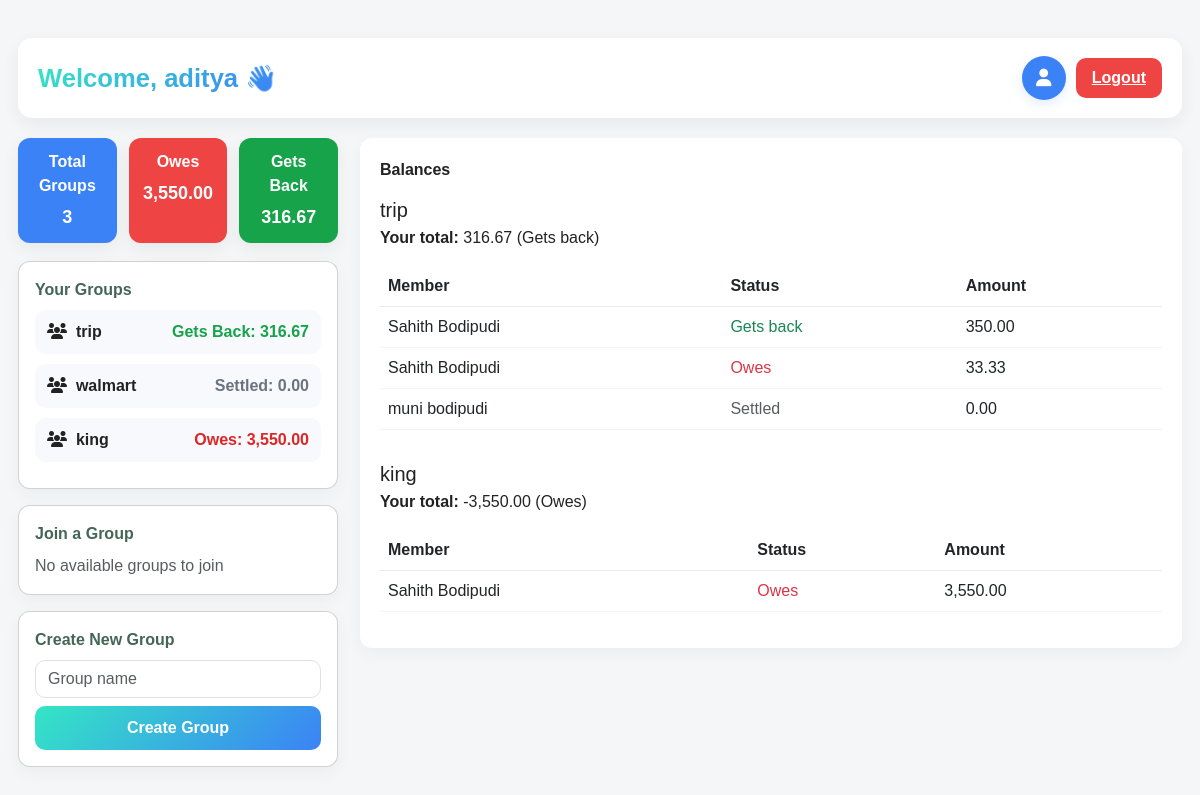
Page /index.php (signed in) on the committed database.
### tables this page shows
CREATE TABLE `users` (
  `id` int(11) NOT NULL,
  `first_name` varchar(50) DEFAULT NULL,
  `last_name` varchar(50) DEFAULT NULL,
  `email` varchar(100) NOT NULL,
  `password_hash` varchar(255) NOT NULL,
  `role` enum('user','admin') DEFAULT 'user',
  `created_at` timestamp NOT NULL DEFAULT current_timestamp(),
  `profile_pic` varchar(255) DEFAULT NULL
);

CREATE TABLE `groups` (
  `id` int(11) NOT NULL,
  `group_name` varchar(100) NOT NULL,
  `created_by` int(11) DEFAULT NULL,
  `created_at` timestamp NOT NULL DEFAULT current_timestamp()
);

### index.php (the view, shortened to what this page needs)
<?php
require_once 'functions.php';
$user_id = $_SESSION['user_id'];
$stmt = $pdo->prepare("SELECT first_name, last_name, email, profile_pic FROM users WHERE id = ?");
$stmt->execute([$user_id]);
$user = $stmt->fetch(PDO::FETCH_ASSOC);
$stmt = $pdo->prepare("SELECT g.id, g.group_name FROM groups g
JOIN group_members gm ON g.id = gm.group_id WHERE gm.user_id = ?");
$stmt->execute([$user_id]);
$user_groups = $stmt->fetchAll(PDO::FETCH_ASSOC);
$stmt2 = $pdo->prepare("SELECT id, group_name FROM groups
WHERE id NOT IN (SELECT group_id FROM group_members WHERE user_id = ?)");
$stmt2->execute([$user_id]);
$available_groups = $stmt2->fetchAll(PDO::FETCH_ASSOC);
$balances = [];
$totals = [];
$total_owed = 0;
$total_gets_back = 0;
foreach ($user_groups as $group) {
    $group_id = $group['id'];
    $stmt = $pdo->prepare("SELECT u.id, u.first_name, u.last_name FROM users u
    JOIN group_members gm ON u.id = gm.user_id WHERE gm.group_id = ?");
    $stmt->execute([$group_id]);
    $members = $stmt->fetchAll(PDO::FETCH_ASSOC);
    $stmt = $pdo->prepare("SELECT * FROM expenses WHERE group_id = ?");
    $stmt->execute([$group_id]);
    $expenses = $stmt->fetchAll(PDO::FETCH_ASSOC);
    $expense_ids = array_column($expenses, 'id');
    $shares = [];
    if (count($expense_ids) > 0) {
        $placeholders = implode(',', array_fill(0, count($expense_ids), '?'));
        $stmt = $pdo->prepare("SELECT * FROM expense_shares WHERE expense_id IN ($placeholders)");
        $stmt->execute($expense_ids);
        foreach ($stmt->fetchAll(PDO::FETCH_ASSOC) as $share) {
            $shares[$share['expense_id']][] = $share;
        }
    }
    $group_total = 0;
    foreach ($members as $member) {
        if ($member['id'] == $user_id) continue;
        $balance = 0;
        foreach ($expenses as $expense) {
            $eid = $expense['id'];
            if ($expense['paid_by'] == $user_id && isset($shares[$eid])) {
                foreach ($shares[$eid] as $share) {
                    if ($share['user_id'] == $member['id']) $balance += $share['share_amount'];
                }
            }
            if ($expense['paid_by'] == $member['id'] && isset($shares[$eid])) {
                foreach ($shares[$eid] as $share) {
                    if ($share['user_id'] == $user_id) $balance -= $share['share_amount'];
                }
            }
        }
        $group_total += $balance;
        $balances[$group_id][$member['id']] = [
            'name' => $member['first_name'] . ' ' . $member['last_name'],
            'balance' => $balance,
            'group_name' => $group['group_name'],
        ];
    }
    $totals[$group_id] = $group_total;
    $total_owed += max(0, -$group_total);
    $total_gets_back += max(0, $group_total);
}
?>
<!DOCTYPE html>
<html lang="en">
<head>
<link href="https://cdn.jsdelivr.net/npm/bootstrap@5.3.0/dist/css/bootstrap.min.css" rel="stylesheet"/>
<link href="https://cdnjs.cloudflare.com/ajax/libs/font-awesome/6.4.0/css/all.min.css" rel="stylesheet"/>
</head>
<body>
  <div class="page-wrapper">
    <div class="topbar">
      <div>
        <h2 class="welcome-title">Welcome, <?= htmlspecialchars($user['first_name']) ?> 👋</h2>
      </div>
      <div class="actions">
        <button id="openProfile" class="profile-btn" title="Profile"><i class="fa fa-user"></i></button>
        <a href="logout.php" class="logout-btn">Logout</a>
      </div>
    </div>
    <div class="dashboard-container">
      <div class="left-panel">
        <div class="summary-row">
          <div class="summary-card">
            <div style="font-weight:700">Total Groups</div>
            <div style="font-size:18px; margin-top:6px; font-weight:800;"><?= count($user_groups); ?></div>
          </div>
          <div class="summary-card owes">
            <div style="font-weight:700">Owes</div>
            <div style="font-size:18px; margin-top:6px; font-weight:800;"><?= number_format($total_owed,2); ?></div>
          </div>
          <div class="summary-card gets">
            <div style="font-weight:700">Gets Back</div>
            <div style="font-size:18px; margin-top:6px; font-weight:800;"><?= number_format($total_gets_back,2); ?></div>
          </div>
        </div>
        <div class="card">
          <div class="section-title">Your Groups</div>
          <?php if ($user_groups): ?>
            <?php foreach ($user_groups as $group):
              $group_total = $totals[$group['id']] ?? 0;
              if ($group_total > 0) {
                $label = "<span style='color:#16a34a;font-weight:700;'>Gets Back: " . number_format($group_total,2) . "</span>";
              } elseif ($group_total < 0) {
                $label = "<span style='color:#dc2626;font-weight:700;'>Owes: " . number_format(abs($group_total),2) . "</span>";
              } else {
                $label = "<span style='color:#6b7280;font-weight:700;'>Settled: 0.00</span>";
              }
            ?>
              <a class="group-link" href="expenses.php?group_id=<?= $group['id']; ?>">
                <div><i class="fa fa-users"></i>&nbsp; <?= htmlspecialchars($group['group_name']); ?></div>
                <div class="meta"><?= $label; ?></div>
              </a>
            <?php endforeach; ?>
          <?php else: ?>
            <div class="text-muted">No groups yet. Join or create one.</div>
          <?php endif; ?>
        </div>
        <div class="card">
          <div class="section-title">Join a Group</div>
          <?php if ($available_groups): ?>
            <form method="POST" action="groups.php">
              <select name="join_group_id" class="form-select mb-2" required>
                <option value="" disabled selected>Select a group</option>
                <?php foreach ($available_groups as $grp): ?>
                  <option value="<?= $grp['id']; ?>"><?= htmlspecialchars($grp['group_name']); ?></option>
                <?php endforeach; ?>
              </select>
              <button type="submit" name="action" value="join" class="btn-gradient">Join Group</button>
            </form>
          <?php else: ?>
            <div class="text-muted">No available groups to join</div>
          <?php endif; ?>
        </div>
        <div class="card">
          <div class="section-title">Create New Group</div>
          <form method="POST" action="groups.php">
            <input type="text" name="new_group_name" class="form-control mb-2" placeholder="Group name" required>
            <button type="submit" name="action" value="create" class="btn-gradient">Create Group</button>
          </form>
        </div>
      </div>
      <div class="right-panel">
        <div class="right-card">
          <div class="balance-title">Balances</div>
          <?php if ($balances): ?>
            <?php foreach ($balances as $group_id => $membersBalances): ?>
              <h5 class="mt-3 mb-1"><?= htmlspecialchars($membersBalances[array_key_first($membersBalances)]['group_name']); ?></h5>
              <p><strong>Your total:</strong> <?= number_format($totals[$group_id], 2); ?>
                <?= $totals[$group_id] > 0 ? '(Gets back)' : ($totals[$group_id] < 0 ? '(Owes)' : '(Settled)') ?>
              </p>
              <div class="table-responsive">
              <table class="table mb-3">
                <thead>
                  <tr>
                    <th>Member</th>
                    <th>Status</th>
                    <th>Amount</th>
                  </tr>
                </thead>
                <tbody>
                  <?php foreach ($membersBalances as $info):
                    $b = $info['balance'];
                    $cls = $b>0 ? 'text-success' : ($b<0 ? 'text-danger' : 'text-muted'); ?>
                    <tr>
                      <td><?= htmlspecialchars($info['name']); ?></td>
                      <td class="<?= $cls; ?>"><?= $b>0 ? 'Gets back' : ($b<0 ? 'Owes' : 'Settled'); ?></td>
                      <td><?= number_format(abs($b),2); ?></td>
                    </tr>
                  <?php endforeach; ?>
                </tbody>
              </table>
              </div>
            <?php endforeach; ?>
          <?php else: ?>
            <div>No balances yet.</div>
          <?php endif; ?>
        </div>
      </div>
    </div>
  </div>
</body>
</html>

### index.php (style rules this page uses)
*, *::before, *::after { box-sizing: border-box; }
body { font-family: "Poppins", sans-serif; margin: 0; background: #f4f6f8; color: #222; -webkit-font-smoothing:antialiased; -moz-osx-font-smoothing:grayscale; }
.page-wrapper { max-width: 1200px; margin: 20px auto; padding: 18px; }
.topbar { display: flex; justify-content: space-between; align-items: center; background: #fff; padding: 18px 20px; border-radius: 14px; box-shadow: 0 6px 18px rgba(0,0,0,0.06); margin-bottom: 20px; }
.welcome-title { font-size: 1.6rem; font-weight: 700; margin: 0; background: linear-gradient(135deg,#34e6c5,#3b82f6); -webkit-background-clip: text; -webkit-text-fill-color: transparent; }
.topbar .actions { display:flex; gap:10px; align-items:center; }
.profile-btn { width:44px; height:44px; border-radius:50%; border:none; display:flex; align-items:center; justify-content:center; background:#3b82f6; color:#fff; font-size:1.1rem; cursor:pointer; box-shadow: 0 4px 12px rgba(59,130,246,0.15); }
.logout-btn { background:#ef4444; color:#fff; border:none; padding:8px 16px; border-radius:10px; font-weight:600; cursor:pointer; }
.dashboard-container { display:flex; gap: 22px; align-items:flex-start; }
.left-panel { flex: 0 0 320px; }
.right-panel { flex: 1; min-width: 0; }
.summary-row { display:flex; gap:12px; margin-bottom: 18px; }
.summary-card { flex:1; min-width: 0; background:#3b82f6; color:#fff; padding:12px; border-radius:12px; text-align:center; box-shadow: 0 6px 18px rgba(0,0,0,0.06); }
.summary-card.owes { background:#ef4444; }
.summary-card.gets { background:#16a34a; }
.card { background:#fff; border-radius:12px; padding:16px; box-shadow: 0 6px 18px rgba(0,0,0,0.04); margin-bottom:16px; }
.section-title { font-weight:700; color:#465; margin-bottom:8px; }
.group-link { display:flex; align-items:center; justify-content:space-between; padding:10px 12px; border-radius:10px; margin-bottom:10px; background:#f7f9fc; color:#222; text-decoration:none; font-weight:600; }
.group-link .meta { color:#6b7280; font-weight:600; margin-left:8px; }
.form-select, .form-control { border-radius:10px; }
.btn-gradient { background: linear-gradient(135deg,#34e6c5,#3b82f6); color:#fff; border:none; padding:10px; border-radius:10px; font-weight:700; width:100%; cursor:pointer; }
.right-card { background:#fff; border-radius:12px; padding:20px; box-shadow: 0 6px 18px rgba(0,0,0,0.04); }
.balance-title { font-weight:700; margin-bottom:12px; }
.table thead th { background:transparent; border-bottom:1px solid #e6e9ee; font-weight:700; }
.table tbody td { border-bottom:1px solid #f1f3f5; }

### rows in the picture
users: first_name "aditya"
groups: group_name "trip", id "316.67"
groups: group_name "walmart", shows "Settled: 0.00"
groups: group_name "king", id "3,550.00", id "-3,550.00", shows "(Owes)", name "Sahith Bodipudi", b "3,550.00"

### other values in the picture
count($user_groups) "3"
$total_owed "3,550.00"
$total_gets_back "316.67"
$membersBalances[array_key_first($membersBalances)]['group_name'] "trip"
$totals[$group_id] "316.67"
$info['name'] "Sahith Bodipudi"
abs($b) "350.00"
abs($b) "33.33"
$info['name'] "muni bodipudi"
abs($b) "0.00"
